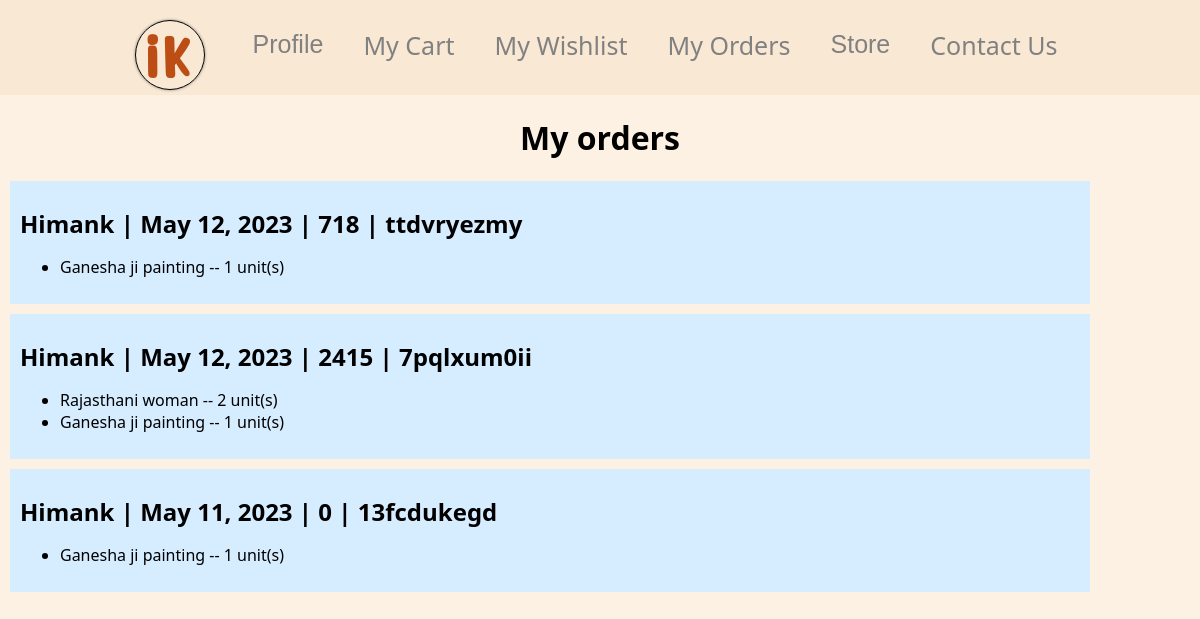
Screenshot of /orders/ (signed in) with the database file from the repository.
### ecapp/models.py (models this page shows, shortened)
class OrderDetails(models.Model):
    orderid = models.CharField(max_length=20,unique=True,primary_key=True)
    purchaser = models.ForeignKey(User,on_delete=PROTECT)
    nameonpurchase = models.CharField(max_length=40,default="none")
    paymentid = models.ForeignKey(PaymentDetails,on_delete=PROTECT)
    dateofpurchase = models.DateField(auto_now=False, auto_now_add=False)
    address = models.CharField(max_length=200,default="nowhere")
    pincode = models.IntegerField(default=000000)
    status = models.CharField(max_length=20,choices=[('placed','placed'),('shipped','shipped'),('delivered','delivered')],default='placed')
    phone = models.IntegerField()
    amount = models.IntegerField(default=0)

class Product(models.Model):
    categories=[("Madhubani painting","Madhubani painting"),("Bottle arts","Bottle arts"),("Name plates","Name plates"),("Wall plates","Wall plates")]
    productID = models.CharField(max_length=10,unique=True,primary_key=True)
    name =models.CharField(max_length=100)
    description = models.TextField()
    image = models.FileField(upload_to=product_directory_path)
    price = models.IntegerField()
    discount = models.IntegerField()
    category = models.CharField(
        max_length=100,
        choices=categories,
        default='Hand painted bookmark'
    )
    size=models.CharField(max_length=40)
    materials=models.CharField(max_length=100)
    soldcount = models.IntegerField(default=0)
    quantity = models.IntegerField(default=1)
    outofstock = models.BooleanField(default=False)
    featured = models.BooleanField(default=False)
    trend_score = models.IntegerField(default=0)
    reviewcount = models.IntegerField(default=0)
    totalrating = models.FloatField(default=0)

### ecapp/views.py (the view)
# urls.py: path('orders/', views.myorders, name="myorders"),
def myorders(request):
    if request.user.is_anonymous:
        return redirect("/login")
    orders = OrderDetails.objects.filter(purchaser=request.user)
    orderlist=[]
    for order in orders:
        orderdet = {"orderid":order.orderid,"dateofpurchase":order.dateofpurchase,"nameonpurchase":order.nameonpurchase,"items":[],"amount":order.amount}
        products = PurchasedProduct.objects.filter(orderid=order)
        for product in products:
            orderdet["items"].append({"name":product.product.name,"quantity":product.quantity})
        orderlist.append(orderdet)
    orderlist.sort(key=lambda x:x["dateofpurchase"],reverse=True)
    userorders = {"orders":orderlist}
    return render(request,'myorders.html',userorders)

### templates/myorders.html (shortened to what this page needs)
{% extends 'base2.html' %}
{% block css %}/static/css/orders.css{% endblock css %}
{% block body %}
<h1 style="text-align:center;">My orders</h1>
<div class="orderdiv">
    {% for order in orders %}
    <div class="order">
        <p>
            <a href="/order/{{order.orderid}}" style="text-decoration:none;color:black;font-size:x-large;"><b>{{order.nameonpurchase}}&nbsp;|&nbsp;{{order.dateofpurchase}}&nbsp;|&nbsp;{{order.amount}}&nbsp;|&nbsp;{{order.orderid}}</b></a><br>
            <ul>
                {% for item in order.items %}
                <li>{{item.name}}&nbsp;--&nbsp;{{item.quantity}} unit&#40;s&#41;</li>
                {% endfor %}
            </ul>
        </p>
      </div>
    {% empty %}
    <p style="width:100%;font-size:large;text-align:center;">No orders placed yet<br><br>
      <a style="text-decoration:none;font-size:large;" href="/store/madhubani_painting">Visit store</a>
    </p>
    {% endfor %}
  </div>
{% endblock body %}

### static/css/base2.css (style rules this page uses)
.bodyofbase { margin: 0%; padding: 0%; background-color: #FCF1E2; background-blend-mode: soft-light; font-family: system-ui, -apple-system, BlinkMacSystemFont, 'Segoe UI', Roboto, Oxygen, Ubuntu, Cantarell, 'Open Sans', 'Helvetica Neue', sans-serif; }
* { box-sizing: border-box; }

### static/css/orders.css (style rules this page uses)
.orderdiv { width:100%; display: flexbox; flex-direction: column; flex-wrap: nowrap; justify-content: center; align-items: center; margin-top: 10px; margin-bottom: 10px; background-color: transparent; }
.order { width: 90%; background-color: rgb(214, 236, 255); padding: 10px; margin: 10px; }

### rows the page displays
OrderDetails: nameonpurchase "Himank", dateofpurchase "May 12, 2023", orderid "ttdvryezmy"
Product: name "Ganesha ji painting" "Ganesha ji painting" "Ganesha ji painting"
OrderDetails: nameonpurchase "Himank", dateofpurchase "May 12, 2023", orderid "7pqlxum0ii"
Product: name "Rajasthani woman"
OrderDetails: nameonpurchase "Himank", dateofpurchase "May 11, 2023", orderid "13fcdukegd"

### other values shown
{{ order.amount }} "718" "2415" "0"
{{ item.quantity }} "1" "2" "1" "1"
